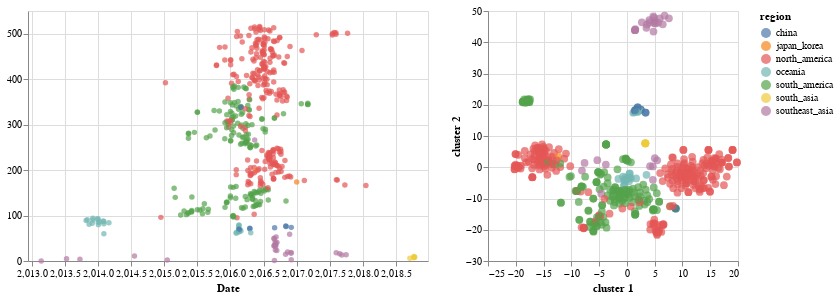

Write notebook code for a chart like this one.
### Markdown cell above
# Linking Tree to T-SNE plot

### Code cell
list_of_chart = linking_tree_with_plots_brush(merged_df,['cluster 1','cluster 2'],['cluster 1','cluster 2'],'region:N',["region:N","strain:N"])
list_of_chart[0]|list_of_chart[1]

### Figure 1 — Vega-Lite specification as saved in the notebook (floating-point values rounded to 4 significant figures; data arrays with more than 128 entries replaced by an {"elided": "..."} marker saying what was removed)
{"$schema": "https://vega.github.io/schema/vega-lite/v3.3.0.json", "config": {"mark": {"tooltip": null}, "view": {"height": 300, "width": 400}}, "data": {"name": "data-beea5b51bcf371ee3ba4b5befd8b6ff7"}, "datasets": {"data-beea5b51bcf371ee3ba4b5befd8b6ff7": {"elided": "486 records"}}, "hconcat": [{"encoding": {"color": {"condition": {"field": "region", "selection": "selector070", "type": "nominal"}, "value": "gray"}, "tooltip": [{"field": "region", "type": "nominal"}, {"field": "strain", "type": "nominal"}], "x": {"field": "date", "scale": {"domain": [2013.0, 2019.0]}, "title": "Date", "type": "quantitative"}, "y": {"field": "y", "title": "", "type": "quantitative"}}, "height": 250, "mark": "circle", "selection": {"selector070": {"resolve": "global", "type": "interval"}}, "width": 400}, {"encoding": {"color": {"condition": {"field": "region", "selection": "selector070", "type": "nominal"}, "value": "gray"}, "tooltip": [{"field": "region", "type": "nominal"}, {"field": "strain", "type": "nominal"}], "x": {"field": "cluster 1", "title": "cluster 1", "type": "quantitative"}, "y": {"field": "cluster 2", "title": "cluster 2", "type": "quantitative"}}, "height": 250, "mark": {"size": 60, "type": "circle"}, "selection": {"selector070": {"resolve": "global", "type": "interval"}}, "width": 250}]}
